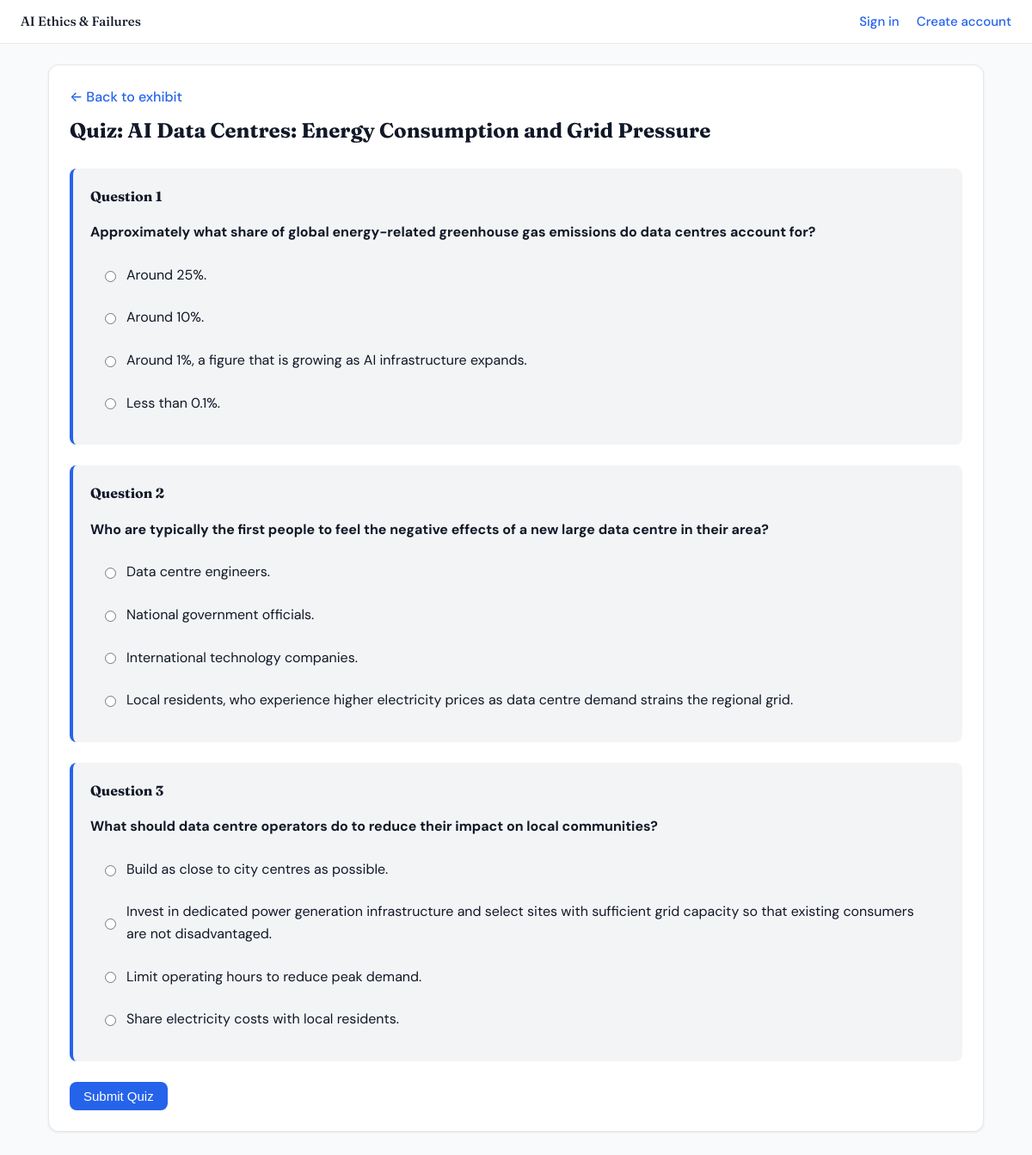
The page /exhibits/27/quiz/ on the database its author committed.
### exhibits/models.py (models this page shows, shortened)
class Exhibit(models.Model):
    title = models.CharField(max_length=200)
    domain = models.CharField(max_length=100)
    deployment_context = models.TextField()
    intended_use = models.TextField()
    system_type = models.CharField(max_length=100)
    inputs_and_assumptions = models.TextField()
    outputs_presented = models.TextField()
    failure_description = models.TextField()
    detection_method = models.TextField()
    affected_parties = models.TextField()
    contributing_factors = models.TextField()
    lessons_learned = models.TextField()
    image = models.ImageField(upload_to='exhibits/images/', blank=True, null=True, help_text="Image representing this exhibit")
    image_reference = models.CharField(max_length=200, blank=True, null=True, help_text="Reference/attribution for the image")
    supporting_artefacts = models.JSONField(default=list, blank=True, help_text="List of supporting artefact links")
    data_issues = models.TextField(blank=True, help_text="Data-related issues that contributed to the failure")
    technical_choices = models.TextField(blank=True, help_text="Technical choices that contributed to the failure")
    organizational_factors = models.TextField(blank=True, help_text="Organizational and governance factors")
    timeline = models.TextField(blank=True, help_text="Timeline of failure and aftermath")
    created_at = models.DateTimeField(auto_now_add=True)

class Quiz(models.Model):
    exhibit = models.ForeignKey(
        Exhibit,
        on_delete=models.CASCADE,
        related_name="quizzes"
    )
    question = models.TextField()
    options = models.JSONField(default=list, help_text="List of multiple choice options", blank=True)
    correct_answer_index = models.IntegerField(default=0, help_text="Index of the correct answer in options list")
    explanation = models.TextField()

### exhibits/views.py (the view, shortened to what this page needs)
# urls.py: path("<int:pk>/quiz/", views.quiz_view, name="quiz"),
def quiz_view(request, pk):
    exhibit = get_object_or_404(Exhibit, pk=pk)
    quizzes = exhibit.quizzes.all()
    quizzes = [q for q in quizzes if q.options and len(q.options) > 0]
    if not quizzes:
        return render(request, "exhibits/quiz.html", {
            "exhibit": exhibit,
            "quizzes": [],
            "error": "No quiz questions available for this exhibit."
        })
    quizzes_with_shuffled = []
    for quiz in quizzes:
        indices = list(range(len(quiz.options)))
        random.shuffle(indices)
        shuffled_options = [quiz.options[i] for i in indices]
        order_mapping = indices
        quizzes_with_shuffled.append({
            "quiz": quiz,
            "shuffled_options": shuffled_options,
            "order_mapping": json.dumps(order_mapping),  # Serialize as JSON string
        })
    return render(request, "exhibits/quiz.html", {
        "exhibit": exhibit,
        "quizzes": quizzes_with_shuffled,
    })

### exhibits/context_processors.py (called while the page is built)
def user_profile(request):
    if request.user.is_authenticated:
        from .models import UserProfile
        profile, _ = UserProfile.objects.get_or_create(user=request.user, defaults={"access_level": "user"})
        return {"user_profile": profile}
    return {"user_profile": None}

### exhibits/templates/exhibits/quiz.html (shortened to what this page needs)
{% extends "exhibits/base.html" %}
{% load static %}
{% block content %}
<div class="wrap">
    <div class="panel">
        <a href="{% url 'exhibits:detail' exhibit.id %}" class="back-link">← Back to exhibit</a>
        <h1 class="page-title">Quiz: {{ exhibit.title }}</h1>
        {% if error %}
        <div class="quiz-error">{{ error }}</div>
        {% elif quizzes %}
        <form method="post" class="quiz-form">
            {% for quiz_data in quizzes %}
            <div class="quiz-question">
                <h3>Question {{ forloop.counter }}</h3>
                <p><strong>{{ quiz_data.quiz.question }}</strong></p>
                <ul class="quiz-options">
                    {% for option in quiz_data.shuffled_options %}
                    <li>
                        <label>
                            <input type="radio" name="answer_{{ quiz_data.quiz.id }}" value="{{ forloop.counter0 }}" required>
                            <span>{{ option }}</span>
                        </label>
                    </li>
                    {% endfor %}
                </ul>
            </div>
            {% endfor %}
            <button type="submit" class="btn btn-primary">Submit Quiz</button>
        </form>
        {% else %}
        <div class="quiz-error">No quiz questions available for this exhibit.</div>
        {% endif %}
    </div>
</div>
{% endblock %}

### exhibits/static/exhibits/css/site.css (style rules this page uses)
:root { --site-bg: #f9fafb; --site-surface: #fff; --site-surface-2: #f3f4f6; --site-border: #e5e7eb; --site-text: #111827; --site-text-muted: #6b7280; --site-accent: #2563eb; --site-accent-light: #dbeafe; --site-radius: 8px; --site-radius-lg: 12px; --site-shadow: 0 1px 3px rgba(0,0,0,0.08); --site-shadow-md: 0 4px 12px rgba(0,0,0,0.08); }
* { box-sizing: border-box; }
body { font-family: 'DM Sans', system-ui, -apple-system, Segoe UI, Roboto, sans-serif; margin: 0; min-height: 100vh; background: var(--site-bg); color: var(--site-text); font-size: 16px; line-height: 1.6; }
a { color: var(--site-accent); text-decoration: none; }
.wrap { max-width: 72rem; margin: 0 auto; padding: 1.5rem 1.25rem 3rem; }
@media (min-width: 768px) { .wrap { padding-left: 2rem; padding-right: 2rem; } }
.page-title { font-family: 'Fraunces', Georgia, serif; font-size: 1.5rem; font-weight: 700; margin: 0 0 1rem 0; color: var(--site-text); }
.panel { background: var(--site-surface); border: 1px solid var(--site-border); border-radius: var(--site-radius-lg); padding: 1.5rem; margin-bottom: 1.5rem; box-shadow: var(--site-shadow); }
.btn { display: inline-block; padding: 0.5rem 1rem; border-radius: var(--site-radius); font-weight: 500; font-size: 0.9375rem; cursor: pointer; border: none; text-decoration: none; }
.btn-primary { background: var(--site-accent); color: #fff; }
.back-link { display: inline-block; margin-bottom: 0.5rem; font-weight: 500; }
.quiz-form { margin-top: 1.5rem; }
.quiz-question { margin-bottom: 1.5rem; padding: 1.25rem; background: var(--site-surface-2); border-radius: var(--site-radius); border-left: 4px solid var(--site-accent); }
.quiz-question h3 { font-family: 'Fraunces', Georgia, serif; font-size: 1rem; margin: 0 0 0.5rem 0; }
.quiz-options { list-style: none; padding: 0; margin: 0.75rem 0 0 0; }
.quiz-options li { margin: 0.5rem 0; }
.quiz-options label { display: flex; align-items: center; padding: 0.5rem 0.75rem; cursor: pointer; border-radius: var(--site-radius); transition: background 0.15s; }
.quiz-options input[type="radio"] { margin-right: 0.75rem; cursor: pointer; }

### rows shown on the page
Exhibit: title "AI Data Centres: Energy Consumption and Grid Pressure"
Quiz: quiz.question "Approximately what share of global energy-related greenhouse gas emissions do data centres account for?", shuffled_options "Around 25%." "Around 10%." "Around 1%, a figure that is growing as AI infrastructure expands." "Less than 0.1%."
Quiz: quiz.question "Who are typically the first people to feel the negative effects of a new large data centre in their area?", shuffled_options "Data centre engineers." "National government officials." "International technology companies." "Local residents, who experience higher electricity prices as data centre demand strains the regional grid."
Quiz: quiz.question "What should data centre operators do to reduce their impact on local communities?", shuffled_options "Build as close to city centres as possible." "Invest in dedicated power generation infrastructure and select sites with sufficient grid capacity so that existing consumers are not disadvantaged." "Limit operating hours to reduce peak demand." "Share electricity costs with local residents."
